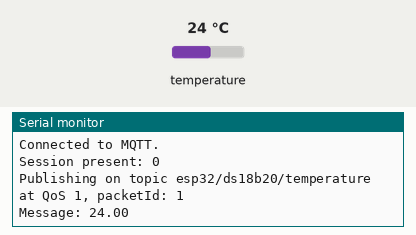
Recording of a sketch running on a simulated ESP32. Parts: the last lines printed to the serial monitor. The test bench sets the inputs (shaded band); at power-on: temperature 24 °C. WiFi joins after 1.5 s; servers stay silent unless stated; no MQTT or app messages arrive unless stated.

Above: at 18.0 s.
18.1 s: temperature set to 12 °C
At 21.3 s:
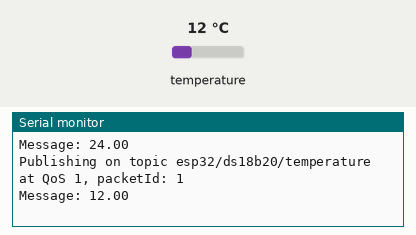
33.6 s: temperature set to 19 °C
At 41.3 s:
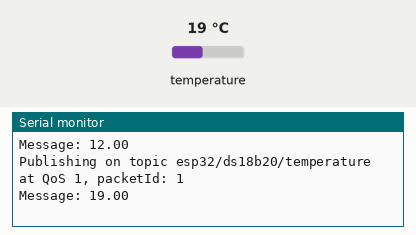
Timing chart, 0 to 42.8 s (numbered marks = the images above; inputs shaded):
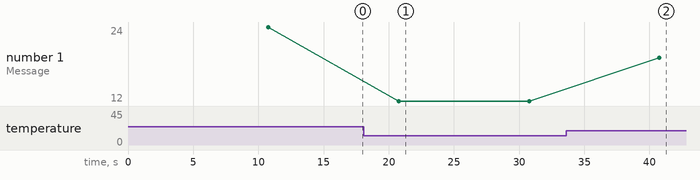

The sketch:

esp32MQTT.ino
```cpp
#include <WiFi.h>W
#include <AsyncMqttClient.h>
extern "C" {
  #include "freertos/FreeRTOS.h"
  #include "freertos/timers.h"
}

#include <OneWire.h>
#include <DallasTemperature.h>

#define WIFI_SSID ""
#define WIFI_PASSWORD ""

// Raspberry Pi Mosquitto MQTT Broker
#define MQTT_HOST IPAddress(192, 168, 0, 0)
#define MQTT_PORT 1883

// Temperature MQTT Topic
#define MQTT_PUB_TEMP "esp32/ds18b20/temperature"

// GPIO where the DS18B20 is connected to
const int oneWireBus = 4;
OneWire oneWire(oneWireBus);
DallasTemperature sensors(&oneWire);

float temp;
AsyncMqttClient mqttClient;
TimerHandle_t mqttReconnectTimer;
TimerHandle_t wifiReconnectTimer;

const long interval = 10000;
unsigned long previousMillis = 0;

void connectToWifi() {
  Serial.println("Connecting to Wi-Fi...");
  WiFi.begin(WIFI_SSID, WIFI_PASSWORD);
}

void connectToMqtt() {
  Serial.println("Connecting to MQTT...");
  mqttClient.connect();
}

void WiFiEvent(WiFiEvent_t event) {
  Serial.printf("[WiFi-event] event: %d\n", event);
  switch(event) {
    case SYSTEM_EVENT_STA_GOT_IP:
      Serial.println("WiFi connected");
      Serial.println("IP address: ");
      Serial.println(WiFi.localIP());
      connectToMqtt();
      break;
    case SYSTEM_EVENT_STA_DISCONNECTED:
      Serial.println("WiFi lost connection");
      xTimerStop(mqttReconnectTimer, 0);
      xTimerStart(wifiReconnectTimer, 0);
      break;
  }
}

void onMqttConnect(bool sessionPresent) {
  Serial.println("Connected to MQTT.");
  Serial.print("Session present: ");
  Serial.println(sessionPresent);
}

void onMqttDisconnect(AsyncMqttClientDisconnectReason reason) {
  Serial.println("Disconnected from MQTT.");
  Serial.print("Reason: ");
  Serial.println(static_cast<uint8_t>(reason));
  if (WiFi.isConnected()) {
    xTimerStart(mqttReconnectTimer, 0);
  }
}

void onMqttPublish(uint16_t packetId) {
  Serial.println("Publish acknowledged.");
  Serial.print("  packetId: ");
  Serial.println(packetId);
}

void setup() {
  sensors.begin();
  Serial.begin(115200);
  Serial.println();

  mqttReconnectTimer = xTimerCreate("mqttTimer", pdMS_TO_TICKS(2000), pdFALSE, (void*)0, reinterpret_cast<TimerCallbackFunction_t>(connectToMqtt));
  wifiReconnectTimer = xTimerCreate("wifiTimer", pdMS_TO_TICKS(2000), pdFALSE, (void*)0, reinterpret_cast<TimerCallbackFunction_t>(connectToWifi));

  WiFi.onEvent(WiFiEvent);

  mqttClient.onConnect(onMqttConnect);
  mqttClient.onDisconnect(onMqttDisconnect);
  mqttClient.onPublish(onMqttPublish);
  mqttClient.setServer(MQTT_HOST, MQTT_PORT);

  connectToWifi();
}

void loop() {
  unsigned long currentMillis = millis();
  if (currentMillis - previousMillis >= interval) {
    previousMillis = currentMillis;
    sensors.requestTemperatures();
    temp = sensors.getTempCByIndex(0);

    if (mqttClient.connected()) {
      uint16_t packetIdPub1 = mqttClient.publish(MQTT_PUB_TEMP, 1, true, String(temp).c_str());
      Serial.printf("Publishing on topic %s at QoS 1, packetId: ", MQTT_PUB_TEMP);
      Serial.println(packetIdPub1);
      Serial.printf("Message: %.2f \n", temp);
    } else {
      Serial.println("MQTT not connected, skipping publish.");
    }
  }
}
```

Measured:
- after the input at 18.1 s, the serial monitor: prints a new line after 2.7 s (image 1)
- after the input at 33.6 s, the serial monitor: prints a new line after 7.2 s (image 2)
- plotted number 1: 24 → 12 after the input at 18.1 s, 12 → 19 after the input at 33.6 s
